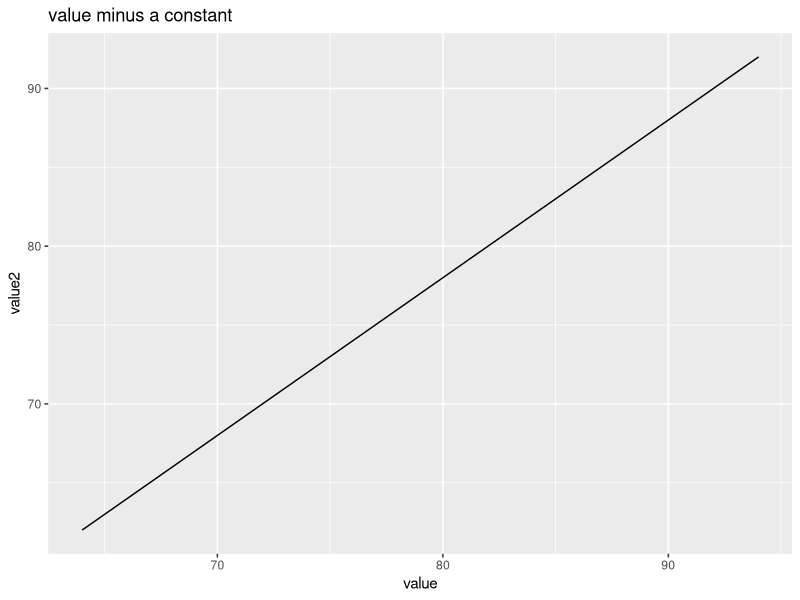
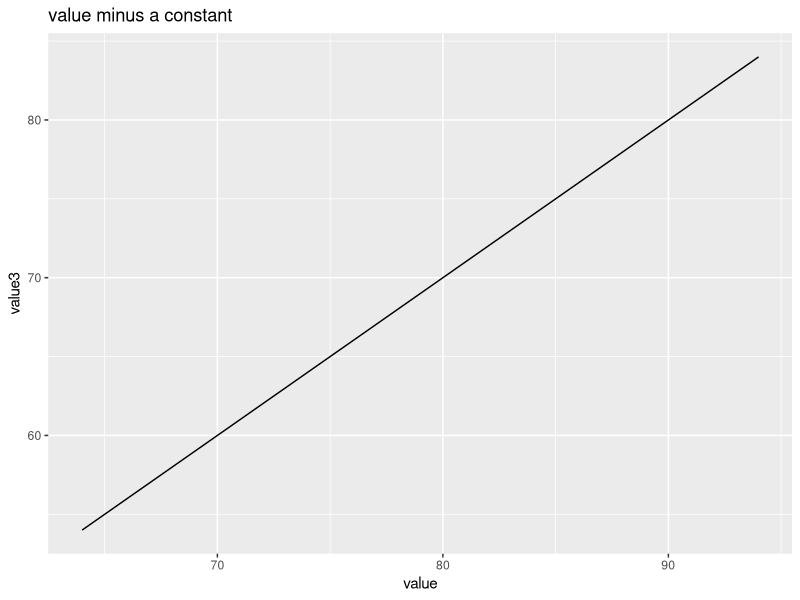
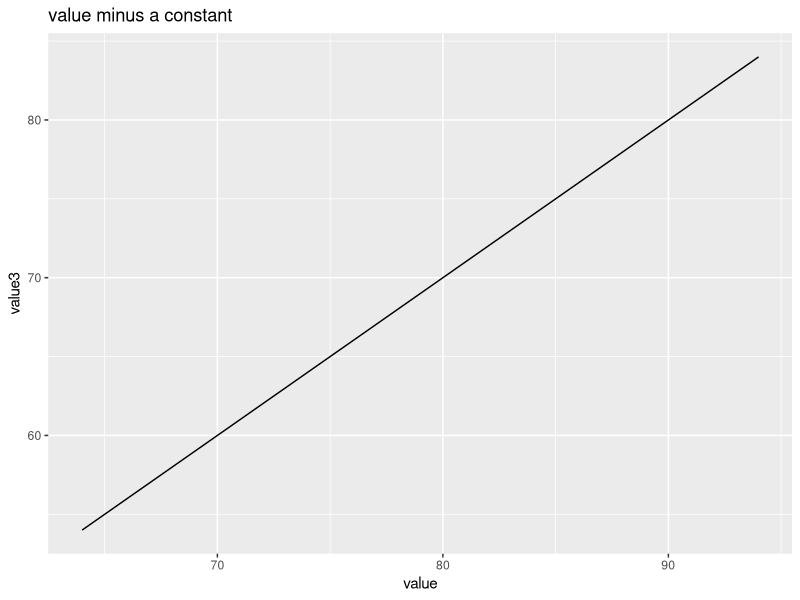
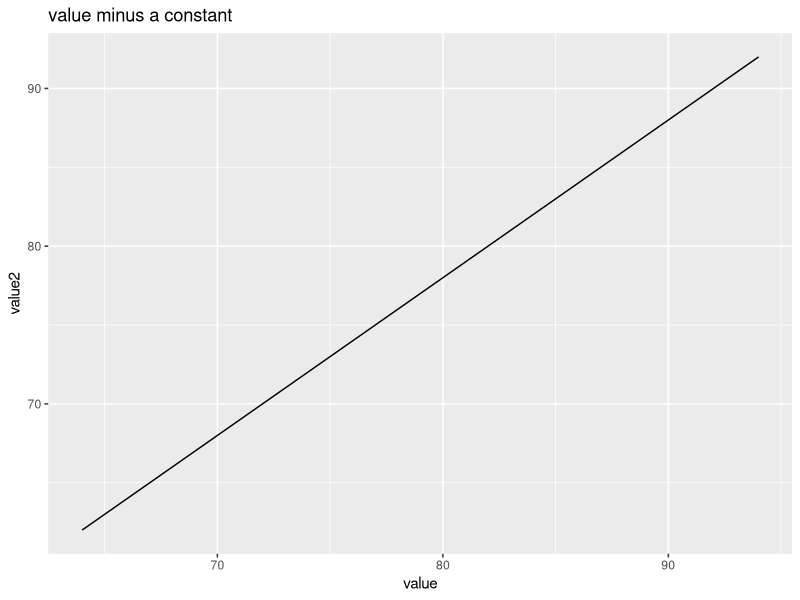
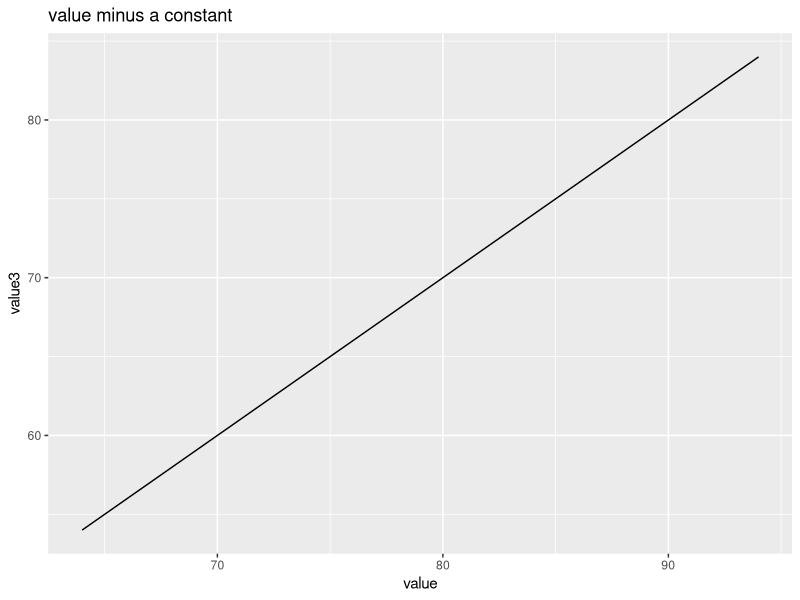
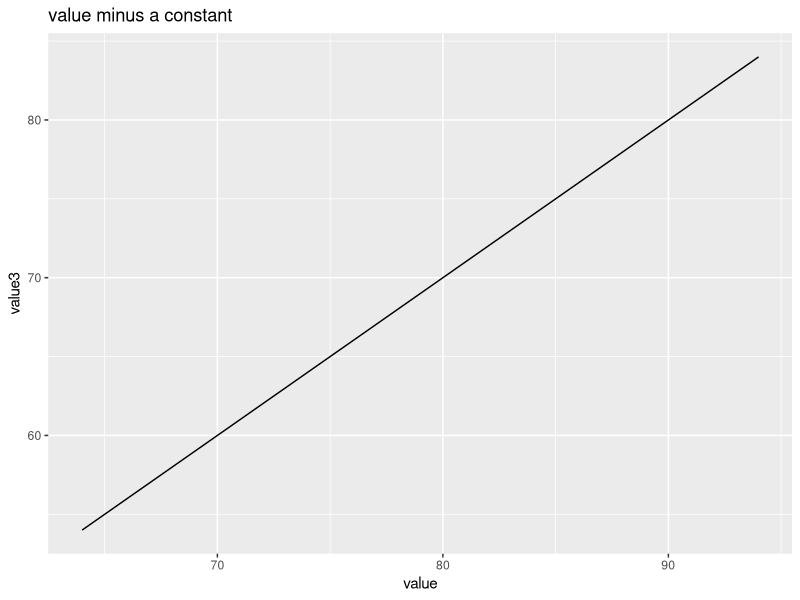

Source code (R) for these figures, in order:
# Messy example R script

#load in libraries
library(dplyr)
library(ggplot2)

#read in data
data <- read.csv("data/example-csv.csv")

#subtract value by constant
data$value2 <- data$value - 2
data$value3 <- data$value - 4
data$value3 <- data$value - 10

#plot and save
ggplot(data, aes(x = value, y = value2)) +
  geom_line() + ggtitle("value minus a constant")
ggsave("figures/value_minus_2.png")

ggplot(data, aes(x = value, y = value3)) +
  geom_line() + ggtitle("value minus a constant")
ggsave("figures/value_minus_4.png")

ggplot(data, aes(x = value, y = value3)) +
  geom_line() + ggtitle("value minus a constant")
ggsave("figures/value_minus_10.png")
